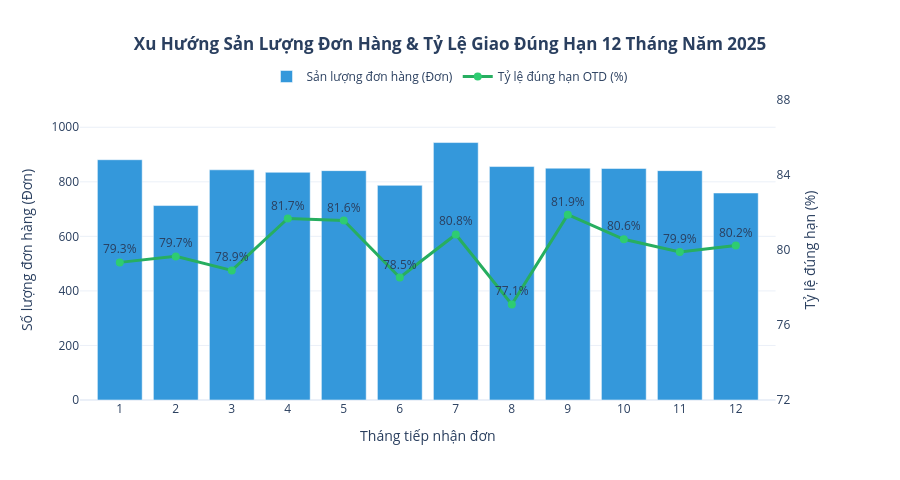

Notebook source saved alongside this figure:
### Markdown cell above
---
## 📈 Tầng 2: Diễn Biến Theo Thời Gian & Chu Kỳ Vận Hành (Temporal Dynamics)

Phân tích chu kỳ thời gian giúp nhận diện tính mùa vụ trong năm và quy luật phát sinh đơn hàng trong ngày, từ đó tối ưu kế hoạch nhân sự và năng lực trung chuyển.

### Code cell
# Biểu đồ 2.1: Xu Hướng Sản Lượng Đơn & Tỷ Lệ Giao Đúng Hạn Theo 12 Tháng
monthly = df.groupby("Tháng").agg(
    Tong_Don=("Mã Đơn Hàng", "count"),
    Dung_Han=("Tình Trạng", lambda x: (x == "Giao đúng hạn").sum()),
    Tre_Han=("Tình Trạng", lambda x: (x == "Giao trễ hạn").sum())
).reset_index()

monthly["Ty_Le_Dung_Han"] = (monthly["Dung_Han"] / monthly["Tong_Don"] * 100).round(2)

fig2_1 = make_subplots(specs=[[{"secondary_y": True}]])

# 1. Cột sản lượng đơn hàng
fig2_1.add_trace(
    go.Bar(
        x=monthly["Tháng"],
        y=monthly["Tong_Don"],
        name="Sản lượng đơn hàng (Đơn)",
        marker_color="#3498DB",
        hovertemplate="Tháng %{x}: <b>%{y:,} đơn</b><extra></extra>"
    ),
    secondary_y=False
)

# 2. Đường tỷ lệ đúng hạn OTD
fig2_1.add_trace(
    go.Scatter(
        x=monthly["Tháng"],
        y=monthly["Ty_Le_Dung_Han"],
        name="Tỷ lệ đúng hạn OTD (%)",
        mode="lines+markers+text",
        line=dict(color="#27AE60", width=3),
        marker=dict(size=8, color="#2ECC71"),
        text=[f"{v:.1f}%" for v in monthly["Ty_Le_Dung_Han"]],
        textposition="top center",
        hovertemplate="Tỷ lệ đúng hạn: <b>%{y:.2f}%</b><extra></extra>"
    ),
    secondary_y=True
)

fig2_1.update_layout(
    title="<b>Xu Hướng Sản Lượng Đơn Hàng & Tỷ Lệ Giao Đúng Hạn 12 Tháng Năm 2025</b>",
    title_x=0.5,
    xaxis=dict(
        title="Tháng tiếp nhận đơn",
        tickmode="linear",
        tick0=1,
        dtick=1
    ),
    yaxis=dict(title="Số lượng đơn hàng (Đơn)", range=[0, 1100], showgrid=True),
    yaxis2=dict(title="Tỷ lệ đúng hạn (%)", range=[72, 88], dtick=4, showgrid=False),
    template=PLOTLY_TEMPLATE,
    height=480,
    hovermode="x unified",
    legend=dict(orientation="h", yanchor="bottom", y=1.03, xanchor="center", x=0.5)
)
fig2_1.show()

### Figure 1 — Plotly figure (JSON) as saved in the notebook; plotly's stock layout.template omitted (floating-point values rounded to 4 significant figures)
{"data": [{"hovertemplate": "Tháng %{x}: <b>%{y:,} đơn</b><extra></extra>", "marker": {"color": "#3498DB"}, "name": "Sản lượng đơn hàng (Đơn)", "type": "bar", "x": [1, 2, 3, 4, 5, 6, 7, 8, 9, 10, 11, 12], "xaxis": "x", "y": [881, 713, 844, 835, 841, 787, 944, 856, 850, 849, 841, 759], "yaxis": "y"}, {"hovertemplate": "Tỷ lệ đúng hạn: <b>%{y:.2f}%</b><extra></extra>", "line": {"color": "#27AE60", "width": 3}, "marker": {"color": "#2ECC71", "size": 8}, "mode": "lines+markers+text", "name": "Tỷ lệ đúng hạn OTD (%)", "text": ["79.3%", "79.7%", "78.9%", "81.7%", "81.6%", "78.5%", "80.8%", "77.1%", "81.9%", "80.6%", "79.9%", "80.2%"], "textposition": "top center", "type": "scatter", "x": [1, 2, 3, 4, 5, 6, 7, 8, 9, 10, 11, 12], "xaxis": "x", "y": [79.34, 79.66, 78.91, 81.68, 81.57, 78.53, 80.83, 77.1, 81.88, 80.57, 79.9, 80.24], "yaxis": "y2"}], "layout": {"height": 480, "hovermode": "x unified", "legend": {"orientation": "h", "x": 0.5, "xanchor": "center", "y": 1.03, "yanchor": "bottom"}, "title": {"text": "<b>Xu Hướng Sản Lượng Đơn Hàng & Tỷ Lệ Giao Đúng Hạn 12 Tháng Năm 2025</b>", "x": 0.5}, "xaxis": {"anchor": "y", "domain": [0.0, 0.94], "dtick": 1, "tick0": 1, "tickmode": "linear", "title": {"text": "Tháng tiếp nhận đơn"}}, "yaxis": {"anchor": "x", "domain": [0.0, 1.0], "range": [0, 1100], "showgrid": true, "title": {"text": "Số lượng đơn hàng (Đơn)"}}, "yaxis2": {"anchor": "x", "dtick": 4, "overlaying": "y", "range": [72, 88], "showgrid": false, "side": "right", "title": {"text": "Tỷ lệ đúng hạn (%)"}}}}
